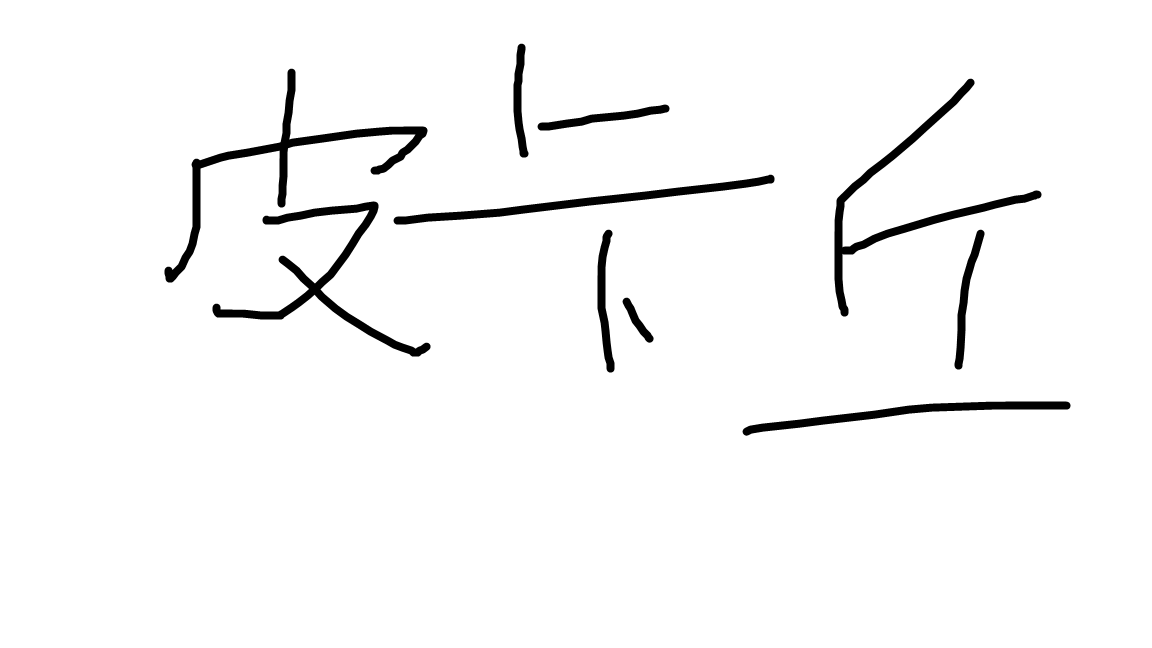
#> input picture pikaqiu.png, 1152 x 648 px
$ python thin.py
#> lines starting #> are read from the running program, lines starting #| are printed output that depends on the picture; after the words box and inside, x2 and y2 are one past the last pixel; in counts of white or black regions, pixels touching at a corner belong together
import cv2 as cv
import numpy as np

def thin(img):
    f=np.zeros([img.shape[0],img.shape[1]])
    m=np.zeros([img.shape[0],img.shape[1]])

    for i in range(1,img.shape[0]-1):
        for j in range(1,img.shape[1]-1):
            if img[i,j]==0:
                f[i][j]=min([f[i-1][j],f[i-1][j-1],f[i][j-1],f[i-1][j+1]])+1

    for i in range(img.shape[0]-2,0,-1):
        for j in range(img.shape[1]-2,0,-1):
            if img[i,j]==0:
                m[i][j]=min([m[i][j+1],m[i+1][j-1],m[i+1][j],m[i+1][j+1]])+1

    fm = np.zeros([img.shape[0], img.shape[1]])
    for i in range(0,fm.shape[0]):
        for j in range(0,fm.shape[1]):
            fm[i][j]=min(f[i][j],m[i][j])

    res=np.zeros([img.shape[0],img.shape[1]])

    for i in range(1,img.shape[0]-1):
        for j in range(1,img.shape[1]-1):
            if fm[i][j]>0 and fm[i][j]>=fm[i-1][j-1] and fm[i][j]>=fm[i-1][j] and fm[i][j]>=fm[i-1][j+1] and fm[i][j]>=fm[i][j-1] and fm[i][j]>=fm[i][j+1] and fm[i][j]>=fm[i+1][j-1] and fm[i][j]>=fm[i+1][j] and fm[i][j]>=fm[i+1][j+1]:
                res[i][j]=255

    return res


image = cv.imread('pikaqiu.png')
#> image is the input picture: shape (648, 1152, 3); min 0, max 255, mean 247.2
gray = cv.cvtColor(image, cv.COLOR_RGB2GRAY)

ret, binary = cv.threshold(gray, 0, 255, cv.THRESH_BINARY | cv.THRESH_TRIANGLE)
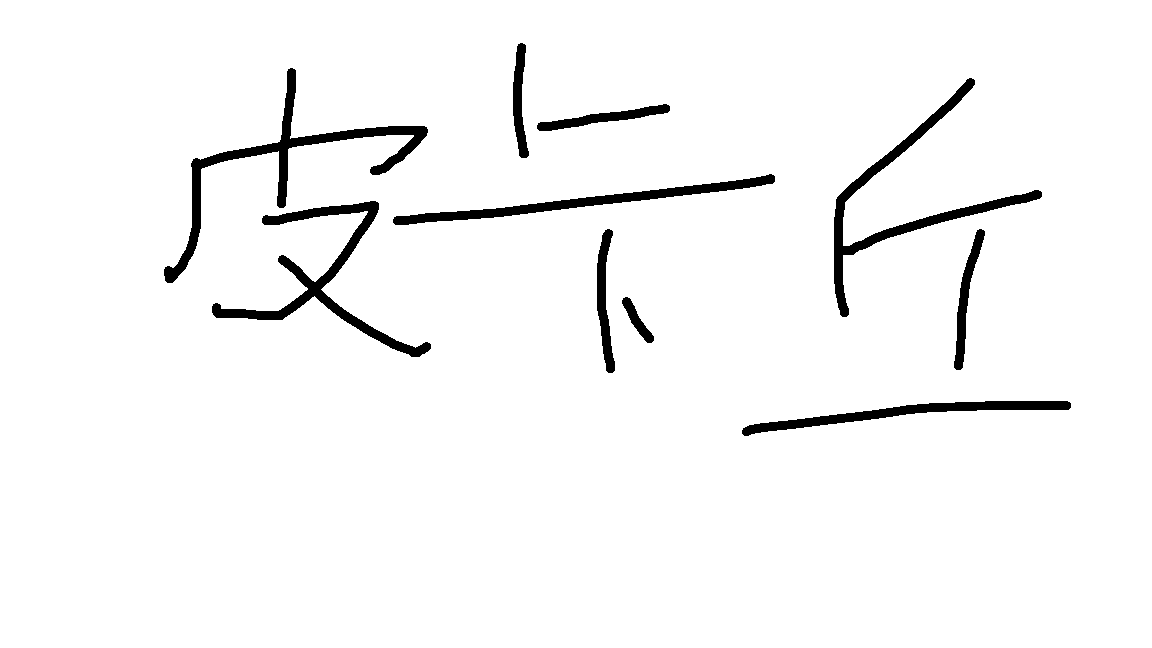
#> binary: shape (648, 1152); 96.6% white; 10 black regions, largest, box (x1, y1, x2, y2) and area: (164, 68, 428, 283) 5037, (212, 201, 431, 357) 4591, (834, 78, 1042, 317) 4554
#> ret = 253


cv.namedWindow("Image")
cv.imshow("Image",image)
cv.waitKey(0)

cv.namedWindow("binary")
cv.imshow("binary",binary)
cv.waitKey(0)

res_img=thin(binary)
#> after the loop in thin, `for i in range(1,img.shape[0]-1):`:
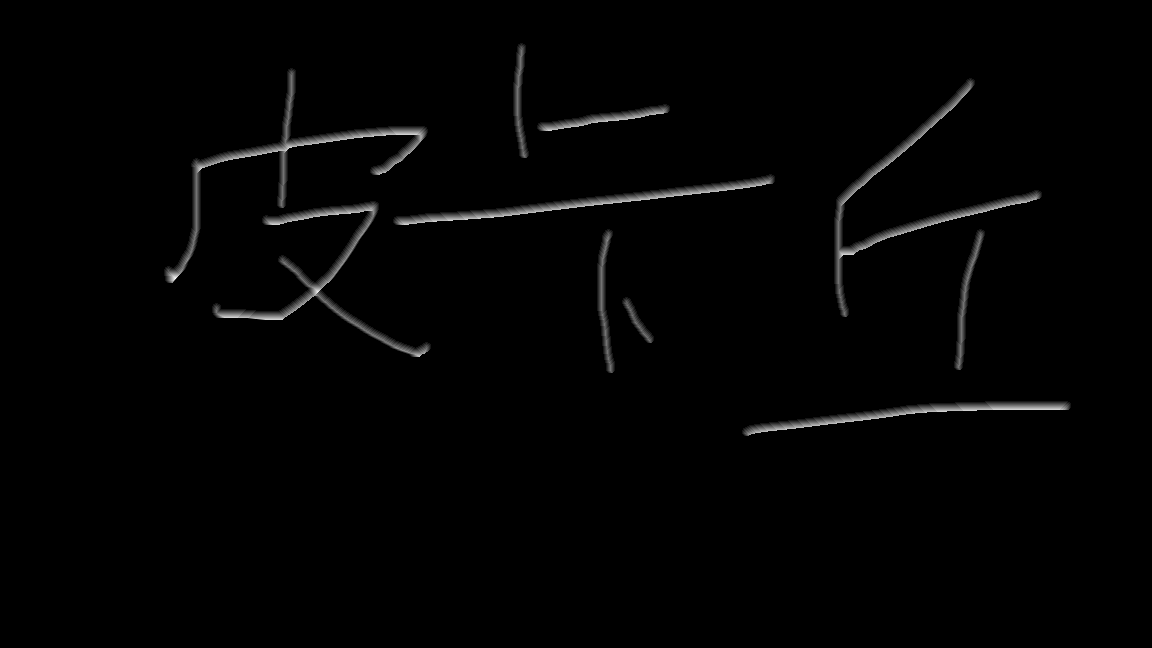
#> f: shape (648, 1152) float64; min 0, max 11, mean 0.13; drawn with min black and max white
#> after the loop in thin, `for i in range(img.shape[0]-2,0,-1):`:
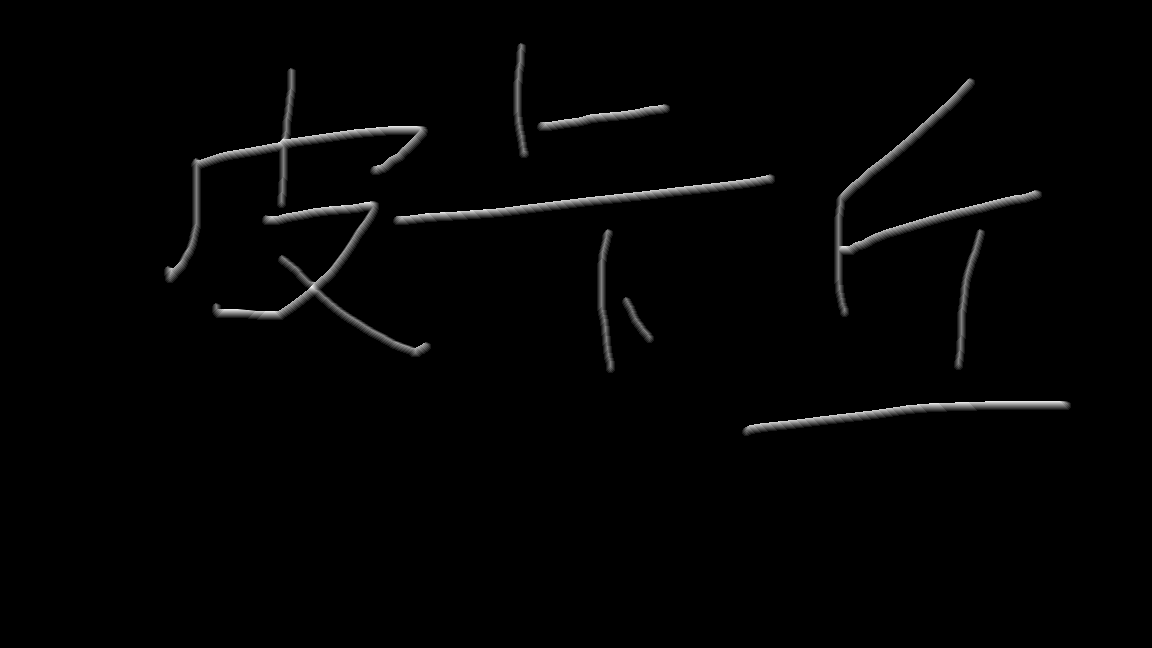
#> m: shape (648, 1152) float64; min 0, max 10, mean 0.129; drawn with min black and max white
#> after the loop in thin, `for i in range(0,fm.shape[0]):`:
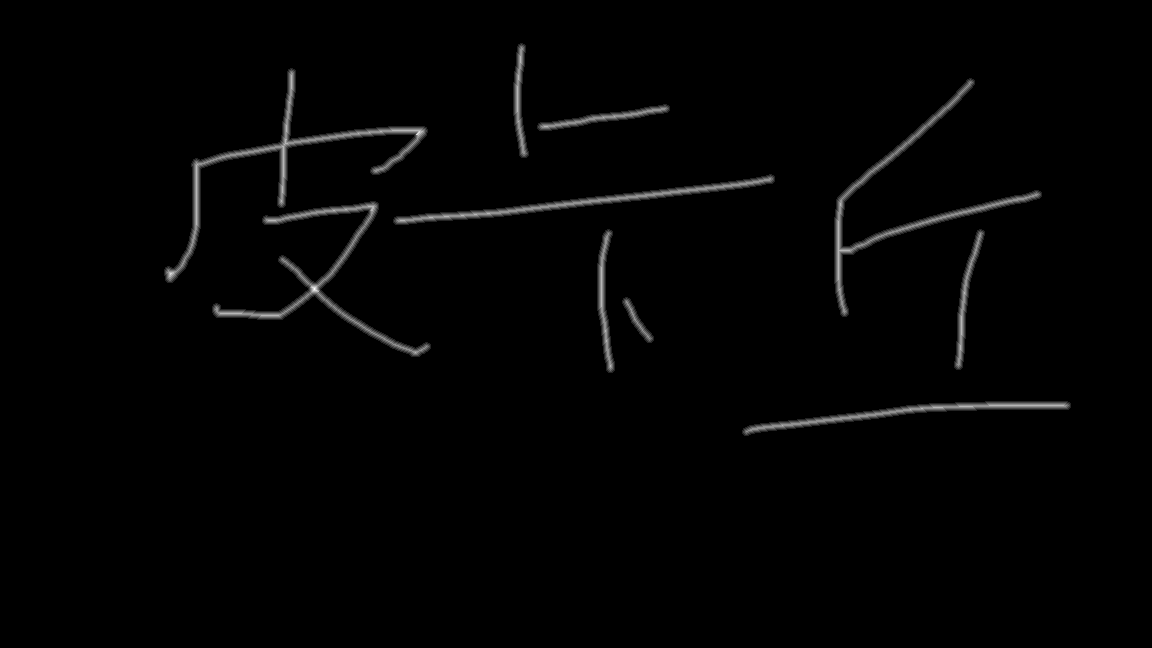
#> fm: shape (648, 1152) float64; min 0, max 7, mean 0.0843; drawn with min black and max white
#> after the loop in thin, `for i in range(1,img.shape[0]-1):`:
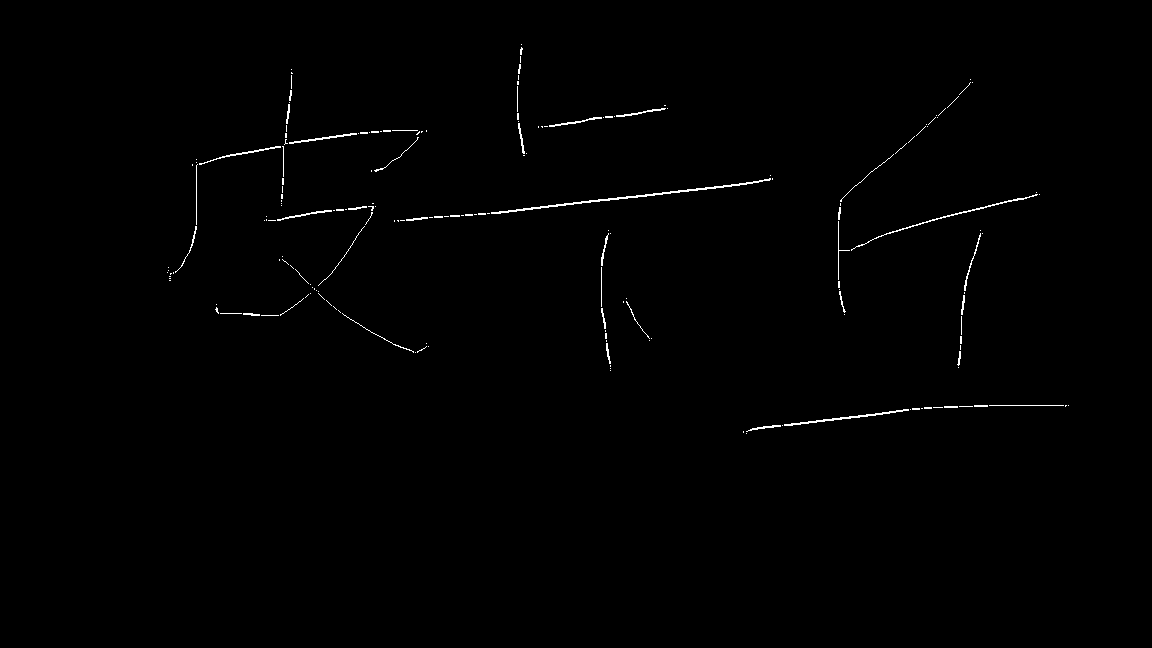
#> res: shape (648, 1152) float64; 0.55% white in thin lines or dots, all inside (x1, y1, x2, y2) = (167, 44, 1069, 434)

cv.namedWindow("res")
cv.imshow("res",res_img)
cv.waitKey(0)
